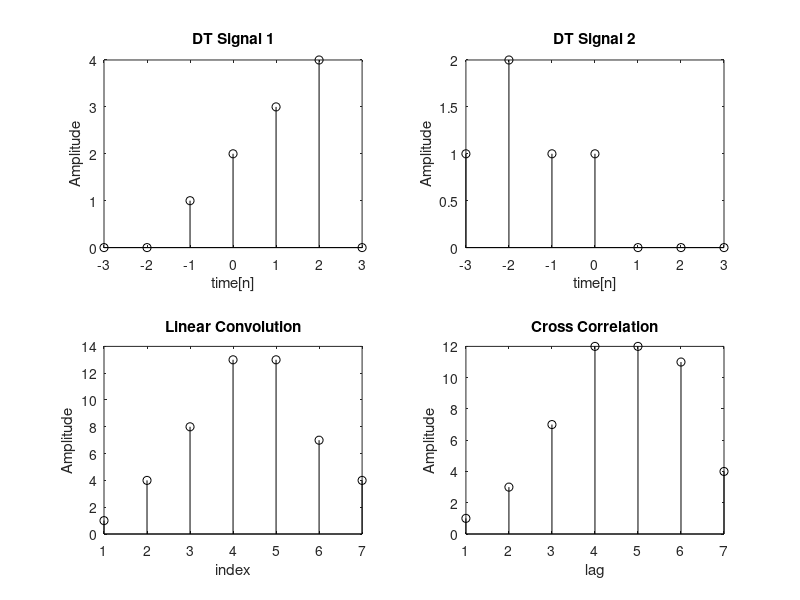

MATLAB code for this plot:
t=-3:1:3;
x=[0 0 1 2 3 4 0 ];
subplot(2,2,1);
stem(t,x,"k");
title("DT Signal 1");
xlabel("time[n]");
ylabel("Amplitude");
h=[1 2 1 1 0 0 0];
subplot(2,2,2);
stem(t,h,"k");
title("DT Signal 2");
xlabel("time[n]");
ylabel("Amplitude");
con=[0 0 0 0 0 0 0];
corr=con;
foldh=flip(h);
for k=1:7
    shiftedfh=circshift(foldh,k+2);
    mult=x.*shiftedfh;
    con(k)=sum(mult);
    shiftedh=circshift(h,k-2);
    multc=x.*shiftedh;
    corr(k)=sum(multc);
end
subplot(2,2,3);
stem(con,"k");
title("Linear Convolution");
xlabel("index");
ylabel("Amplitude");
subplot(2,2,4);
stem(corr,"k");
title("Cross Correlation");
xlabel("lag");
ylabel("Amplitude");

